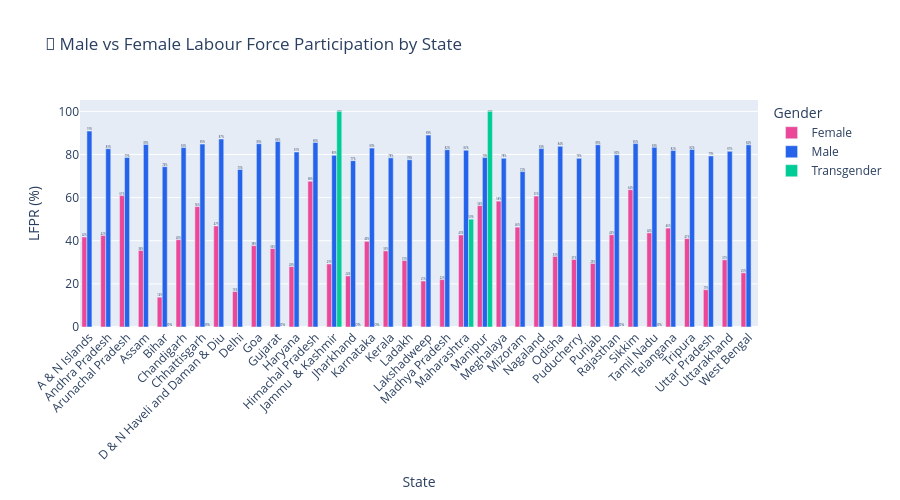

This figure's notebook cell:
### Code cell
state_gender = (
    df[df['state_name'].notna()]
    .groupby(['state_name', 'gender'])
    .apply(lambda x: ((x['lf_status'] == 'Employed') | (x['lf_status'] == 'Unemployed')).sum() / len(x) * 100)
    .reset_index()
)
state_gender.columns = ['State', 'Gender', 'LFPR (%)']

fig = px.bar(
    state_gender,
    x='State', y='LFPR (%)', color='Gender',
    barmode='group',
    title='👫 Male vs Female Labour Force Participation by State',
    color_discrete_map={'Male': '#2563EB', 'Female': '#EC4899'},
    text=state_gender['LFPR (%)'].round(0)
)
fig.update_traces(texttemplate='%{text}%', textposition='outside')
fig.update_layout(height=500, xaxis_tickangle=-45)
fig.show()

### Figure 1 — Plotly figure (JSON) as saved in the notebook; plotly's stock layout.template omitted (floating-point values rounded to 4 significant figures)
{"data": [{"alignmentgroup": "True", "hovertemplate": "Gender=Female<br>State=%{x}<br>LFPR (%)=%{y}<br>text=%{text}<extra></extra>", "legendgroup": "Female", "marker": {"color": "#EC4899", "pattern": {"shape": ""}}, "name": "Female", "offsetgroup": "Female", "orientation": "v", "showlegend": true, "text": [42, 42, 61, 36, 14, 40, 56, 47, 16, 38, 36, 28, 68, 29, 24, 40, 35, 31, 21, 22, 43, 56, 58, 46, 61, 33, 31, 29, 43, 64, 44, 46, 41, 17, 31, 25], "textposition": "outside", "texttemplate": "%{text}%", "type": "bar", "x": ["A & N Islands", "Andhra Pradesh", "Arunachal Pradesh", "Assam", "Bihar", "Chandigarh", "Chhattisgarh", "D & N Haveli and Daman & Diu", "Delhi", "Goa", "Gujarat", "Haryana", "Himachal Pradesh", "Jammu  & Kashmir", "Jharkhand", "Karnataka", "Kerala", "Ladakh", "Lakshadweep", "Madhya Pradesh", "Maharashtra", "Manipur", "Meghalaya", "Mizoram", "Nagaland", "Odisha", "Puducherry", "Punjab", "Rajasthan", "Sikkim", "Tamil Nadu", "Telangana", "Tripura", "Uttar Pradesh", "Uttarakhand", "West Bengal"], "xaxis": "x", "y": [41.74, 42.44, 60.93, 35.52, 13.84, 40.48, 55.83, 46.86, 16.44, 37.74, 36.38, 28.01, 67.59, 29.2, 23.67, 39.73, 35.31, 30.84, 21.32, 21.98, 42.68, 56.29, 58.35, 46.31, 60.71, 32.73, 31.32, 29.48, 42.78, 63.69, 43.66, 45.85, 41.0, 17.29, 31.15, 25.12], "yaxis": "y"}, {"alignmentgroup": "True", "hovertemplate": "Gender=Male<br>State=%{x}<br>LFPR (%)=%{y}<br>text=%{text}<extra></extra>", "legendgroup": "Male", "marker": {"color": "#2563EB", "pattern": {"shape": ""}}, "name": "Male", "offsetgroup": "Male", "orientation": "v", "showlegend": true, "text": [91, 83, 79, 85, 74, 83, 85, 87, 73, 85, 86, 81, 86, 80, 77, 83, 78, 78, 89, 82, 82, 79, 78, 72, 83, 84, 78, 85, 80, 85, 83, 82, 82, 79, 81, 84], "textposition": "outside", "texttemplate": "%{text}%", "type": "bar", "x": ["A & N Islands", "Andhra Pradesh", "Arunachal Pradesh", "Assam", "Bihar", "Chandigarh", "Chhattisgarh", "D & N Haveli and Daman & Diu", "Delhi", "Goa", "Gujarat", "Haryana", "Himachal Pradesh", "Jammu  & Kashmir", "Jharkhand", "Karnataka", "Kerala", "Ladakh", "Lakshadweep", "Madhya Pradesh", "Maharashtra", "Manipur", "Meghalaya", "Mizoram", "Nagaland", "Odisha", "Puducherry", "Punjab", "Rajasthan", "Sikkim", "Tamil Nadu", "Telangana", "Tripura", "Uttar Pradesh", "Uttarakhand", "West Bengal"], "xaxis": "x", "y": [90.85, 82.69, 78.64, 84.67, 74.34, 83.2, 84.81, 87.16, 73.05, 84.99, 86.05, 81.16, 85.59, 79.63, 77.14, 82.96, 78.45, 77.56, 88.98, 82.22, 81.98, 78.61, 78.26, 72.08, 82.74, 83.8, 78.21, 84.51, 79.84, 85.06, 83.3, 81.89, 82.36, 79.33, 81.48, 84.47], "yaxis": "y"}, {"alignmentgroup": "True", "hovertemplate": "Gender=Transgender<br>State=%{x}<br>LFPR (%)=%{y}<br>text=%{text}<extra></extra>", "legendgroup": "Transgender", "marker": {"color": "#00cc96", "pattern": {"shape": ""}}, "name": "Transgender", "offsetgroup": "Transgender", "orientation": "v", "showlegend": true, "text": [0, 0, 0, 100, 0, 0, 50, 100, 0, 0], "textposition": "outside", "texttemplate": "%{text}%", "type": "bar", "x": ["Bihar", "Chhattisgarh", "Gujarat", "Jammu  & Kashmir", "Jharkhand", "Karnataka", "Maharashtra", "Manipur", "Rajasthan", "Tamil Nadu"], "xaxis": "x", "y": [0, 0, 0, 100, 0, 0, 50, 100, 0, 0], "yaxis": "y"}], "layout": {"barmode": "group", "height": 500, "legend": {"title": {"text": "Gender"}, "tracegroupgap": 0}, "title": {"text": "👫 Male vs Female Labour Force Participation by State"}, "xaxis": {"anchor": "y", "domain": [0, 1], "tickangle": -45, "title": {"text": "State"}}, "yaxis": {"anchor": "x", "domain": [0, 1], "title": {"text": "LFPR (%)"}}}}
